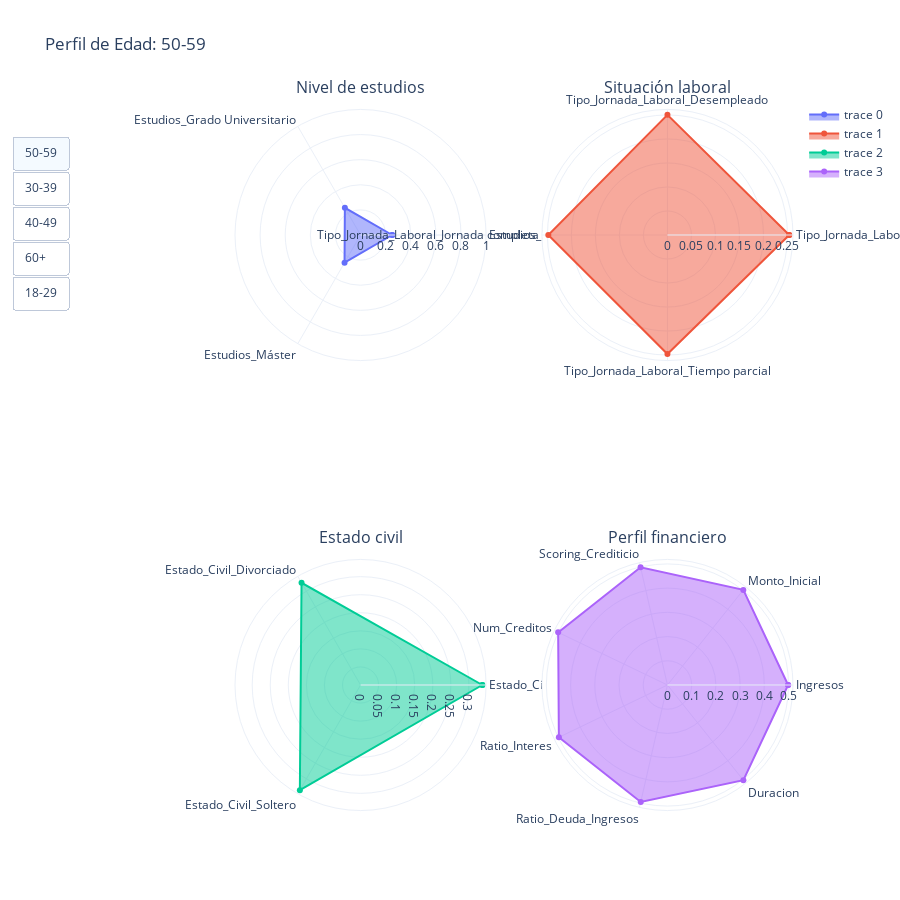

Write notebook code for a chart like this one.
### Code cell
import pandas as pd
import plotly.graph_objects as go
from plotly.subplots import make_subplots
from sklearn.preprocessing import MinMaxScaler

bins = [18, 29, 39, 49, 59, 100]
labels = ['18-29', '30-39', '40-49', '50-59', '60+']

df = df.copy()
df['Perfil_Edad'] = pd.cut(df['Edad'], bins=bins, labels=labels)

perfiles = df['Perfil_Edad'].dropna().unique()

edu_cols = [
    'Estudios_Escolar',
    'Estudios_Grado Universitario',
    'Estudios_Máster'
]

labor_cols = [
    'Tipo_Jornada_Laboral_Autónomo',
    'Tipo_Jornada_Laboral_Desempleado',
    'Tipo_Jornada_Laboral_Jornada completa',
    'Tipo_Jornada_Laboral_Tiempo parcial'
]

civil_cols = [
    'Estado_Civil_Casado',
    'Estado_Civil_Divorciado',
    'Estado_Civil_Soltero'
]

fin_cols = [
    'Ingresos',
    'Monto_Inicial',
    'Scoring_Crediticio',
    'Num_Creditos',
    'Ratio_Interes',
    'Ratio_Deuda_Ingresos',
    'Duracion'
]

scaler = MinMaxScaler()
df_scaled = df.copy()
df_scaled[fin_cols] = scaler.fit_transform(df[fin_cols])

fig = make_subplots(
    rows=2, cols=2,
    specs=[
        [{'type': 'polar'}, {'type': 'polar'}],
        [{'type': 'polar'}, {'type': 'polar'}]
    ],
    subplot_titles=[
        'Nivel de estudios',
        'Situación laboral',
        'Estado civil',
        'Perfil financiero'
    ]
)

traces_per_profile = 4

for perfil in perfiles:
    subset = df_scaled[df_scaled['Perfil_Edad'] == perfil]

    vals = subset[edu_cols].mean().values
    fig.add_trace(
        go.Scatterpolar(
            r=list(vals) + [vals[0]],
            theta=edu_cols + [edu_cols[0]],
            fill='toself',
            visible=False
        ),
        row=1, col=1
    )

    vals = subset[labor_cols].mean().values
    fig.add_trace(
        go.Scatterpolar(
            r=list(vals) + [vals[0]],
            theta=labor_cols + [labor_cols[0]],
            fill='toself',
            visible=False
        ),
        row=1, col=2
    )

    vals = subset[civil_cols].mean().values
    fig.add_trace(
        go.Scatterpolar(
            r=list(vals) + [vals[0]],
            theta=civil_cols + [civil_cols[0]],
            fill='toself',
            visible=False
        ),
        row=2, col=1
    )

    vals = subset[fin_cols].mean().values
    fig.add_trace(
        go.Scatterpolar(
            r=list(vals) + [vals[0]],
            theta=fin_cols + [fin_cols[0]],
            fill='toself',
            visible=False
        ),
        row=2, col=2
    )


for i in range(traces_per_profile):
    fig.data[i].visible = True

buttons = []
total_traces = len(fig.data)

for idx, perfil in enumerate(perfiles):
    visible = [False] * total_traces
    start = idx * traces_per_profile
    end = start + traces_per_profile

    for i in range(start, end):
        visible[i] = True

    buttons.append(
        dict(
            label=str(perfil),
            method='update',
            args=[
                {'visible': visible},
                {'title': f'Perfil de Edad: {perfil}'}
            ]
        )
    )


fig.update_layout(
    height=900,
    title=f'Perfil de Edad: {perfiles[0]}',
    polar=dict(
        radialaxis=dict(
            visible=True,
            range=[0, 1]
        )
    ),
    updatemenus=[
        dict(
            type='buttons',
            direction='down',
            x=-0.30,
            y=0.95,
            buttons=buttons,
            showactive=True
        )
    ]
)

fig.show()

### Figure 1 — Plotly figure (JSON) as saved in the notebook; plotly's stock layout.template omitted (floating-point values rounded to 4 significant figures)
{"data": [{"fill": "toself", "r": [0.2521, 0.2498, 0.255, 0.2521], "subplot": "polar", "theta": ["Estudios_Escolar", "Estudios_Grado Universitario", "Estudios_Máster", "Estudios_Escolar"], "type": "scatterpolar", "visible": true}, {"fill": "toself", "r": [0.2537, 0.2503, 0.2481, 0.2479, 0.2537], "subplot": "polar2", "theta": ["Tipo_Jornada_Laboral_Autónomo", "Tipo_Jornada_Laboral_Desempleado", "Tipo_Jornada_Laboral_Jornada completa", "Tipo_Jornada_Laboral_Tiempo parcial", "Tipo_Jornada_Laboral_Autónomo"], "type": "scatterpolar", "visible": true}, {"fill": "toself", "r": [0.3372, 0.3267, 0.3361, 0.3372], "subplot": "polar3", "theta": ["Estado_Civil_Casado", "Estado_Civil_Divorciado", "Estado_Civil_Soltero", "Estado_Civil_Casado"], "type": "scatterpolar", "visible": true}, {"fill": "toself", "r": [0.4983, 0.5025, 0.4989, 0.501, 0.4978, 0.4958, 0.503, 0.4983], "subplot": "polar4", "theta": ["Ingresos", "Monto_Inicial", "Scoring_Crediticio", "Num_Creditos", "Ratio_Interes", "Ratio_Deuda_Ingresos", "Duracion", "Ingresos"], "type": "scatterpolar", "visible": true}, {"fill": "toself", "r": [0.253, 0.2484, 0.2542, 0.253], "subplot": "polar", "theta": ["Estudios_Escolar", "Estudios_Grado Universitario", "Estudios_Máster", "Estudios_Escolar"], "type": "scatterpolar", "visible": false}, {"fill": "toself", "r": [0.2428, 0.2488, 0.2551, 0.2533, 0.2428], "subplot": "polar2", "theta": ["Tipo_Jornada_Laboral_Autónomo", "Tipo_Jornada_Laboral_Desempleado", "Tipo_Jornada_Laboral_Jornada completa", "Tipo_Jornada_Laboral_Tiempo parcial", "Tipo_Jornada_Laboral_Autónomo"], "type": "scatterpolar", "visible": false}, {"fill": "toself", "r": [0.3408, 0.3283, 0.3309, 0.3408], "subplot": "polar3", "theta": ["Estado_Civil_Casado", "Estado_Civil_Divorciado", "Estado_Civil_Soltero", "Estado_Civil_Casado"], "type": "scatterpolar", "visible": false}, {"fill": "toself", "r": [0.5046, 0.5016, 0.5026, 0.4957, 0.4997, 0.5071, 0.4959, 0.5046], "subplot": "polar4", "theta": ["Ingresos", "Monto_Inicial", "Scoring_Crediticio", "Num_Creditos", "Ratio_Interes", "Ratio_Deuda_Ingresos", "Duracion", "Ingresos"], "type": "scatterpolar", "visible": false}, {"fill": "toself", "r": [0.2617, 0.2419, 0.2426, 0.2617], "subplot": "polar", "theta": ["Estudios_Escolar", "Estudios_Grado Universitario", "Estudios_Máster", "Estudios_Escolar"], "type": "scatterpolar", "visible": false}, {"fill": "toself", "r": [0.2504, 0.2469, 0.2469, 0.2559, 0.2504], "subplot": "polar2", "theta": ["Tipo_Jornada_Laboral_Autónomo", "Tipo_Jornada_Laboral_Desempleado", "Tipo_Jornada_Laboral_Jornada completa", "Tipo_Jornada_Laboral_Tiempo parcial", "Tipo_Jornada_Laboral_Autónomo"], "type": "scatterpolar", "visible": false}, {"fill": "toself", "r": [0.3387, 0.334, 0.3274, 0.3387], "subplot": "polar3", "theta": ["Estado_Civil_Casado", "Estado_Civil_Divorciado", "Estado_Civil_Soltero", "Estado_Civil_Casado"], "type": "scatterpolar", "visible": false}, {"fill": "toself", "r": [0.4988, 0.5017, 0.5033, 0.4989, 0.5025, 0.5033, 0.5019, 0.4988], "subplot": "polar4", "theta": ["Ingresos", "Monto_Inicial", "Scoring_Crediticio", "Num_Creditos", "Ratio_Interes", "Ratio_Deuda_Ingresos", "Duracion", "Ingresos"], "type": "scatterpolar", "visible": false}, {"fill": "toself", "r": [0.2465, 0.2445, 0.2572, 0.2465], "subplot": "polar", "theta": ["Estudios_Escolar", "Estudios_Grado Universitario", "Estudios_Máster", "Estudios_Escolar"], "type": "scatterpolar", "visible": false}, {"fill": "toself", "r": [0.2519, 0.2446, 0.247, 0.2565, 0.2519], "subplot": "polar2", "theta": ["Tipo_Jornada_Laboral_Autónomo", "Tipo_Jornada_Laboral_Desempleado", "Tipo_Jornada_Laboral_Jornada completa", "Tipo_Jornada_Laboral_Tiempo parcial", "Tipo_Jornada_Laboral_Autónomo"], "type": "scatterpolar", "visible": false}, {"fill": "toself", "r": [0.3361, 0.3326, 0.3313, 0.3361], "subplot": "polar3", "theta": ["Estado_Civil_Casado", "Estado_Civil_Divorciado", "Estado_Civil_Soltero", "Estado_Civil_Casado"], "type": "scatterpolar", "visible": false}, {"fill": "toself", "r": [0.5027, 0.4971, 0.4946, 0.4977, 0.4952, 0.4997, 0.5033, 0.5027], "subplot": "polar4", "theta": ["Ingresos", "Monto_Inicial", "Scoring_Crediticio", "Num_Creditos", "Ratio_Interes", "Ratio_Deuda_Ingresos", "Duracion", "Ingresos"], "type": "scatterpolar", "visible": false}, {"fill": "toself", "r": [0.2431, 0.2513, 0.2513, 0.2431], "subplot": "polar", "theta": ["Estudios_Escolar", "Estudios_Grado Universitario", "Estudios_Máster", "Estudios_Escolar"], "type": "scatterpolar", "visible": false}, {"fill": "toself", "r": [0.251, 0.2463, 0.2505, 0.2522, 0.251], "subplot": "polar2", "theta": ["Tipo_Jornada_Laboral_Autónomo", "Tipo_Jornada_Laboral_Desempleado", "Tipo_Jornada_Laboral_Jornada completa", "Tipo_Jornada_Laboral_Tiempo parcial", "Tipo_Jornada_Laboral_Autónomo"], "type": "scatterpolar", "visible": false}, {"fill": "toself", "r": [0.3282, 0.3386, 0.3332, 0.3282], "subplot": "polar3", "theta": ["Estado_Civil_Casado", "Estado_Civil_Divorciado", "Estado_Civil_Soltero", "Estado_Civil_Casado"], "type": "scatterpolar", "visible": false}, {"fill": "toself", "r": [0.4965, 0.5045, 0.5016, 0.499, 0.4987, 0.5009, 0.4977, 0.4965], "subplot": "polar4", "theta": ["Ingresos", "Monto_Inicial", "Scoring_Crediticio", "Num_Creditos", "Ratio_Interes", "Ratio_Deuda_Ingresos", "Duracion", "Ingresos"], "type": "scatterpolar", "visible": false}], "layout": {"annotations": [{"font": {"size": 16}, "showarrow": false, "text": "Nivel de estudios", "x": 0.225, "xanchor": "center", "xref": "paper", "y": 1, "yanchor": "bottom", "yref": "paper"}, {"font": {"size": 16}, "showarrow": false, "text": "Situación laboral", "x": 0.775, "xanchor": "center", "xref": "paper", "y": 1, "yanchor": "bottom", "yref": "paper"}, {"font": {"size": 16}, "showarrow": false, "text": "Estado civil", "x": 0.225, "xanchor": "center", "xref": "paper", "y": 0.375, "yanchor": "bottom", "yref": "paper"}, {"font": {"size": 16}, "showarrow": false, "text": "Perfil financiero", "x": 0.775, "xanchor": "center", "xref": "paper", "y": 0.375, "yanchor": "bottom", "yref": "paper"}], "height": 900, "polar": {"domain": {"x": [0, 0.45], "y": [0.625, 1]}, "radialaxis": {"range": [0, 1], "visible": true}}, "polar2": {"domain": {"x": [0.55, 1], "y": [0.625, 1]}}, "polar3": {"domain": {"x": [0, 0.45], "y": [0, 0.375]}}, "polar4": {"domain": {"x": [0.55, 1], "y": [0, 0.375]}}, "title": {"text": "Perfil de Edad: 50-59"}, "updatemenus": [{"buttons": [{"args": [{"visible": [true, true, true, true, false, false, false, false, false, false, false, false, false, false, false, false, false, false, false, false]}, {"title": "Perfil de Edad: 50-59"}], "label": "50-59", "method": "update"}, {"args": [{"visible": [false, false, false, false, true, true, true, true, false, false, false, false, false, false, false, false, false, false, false, false]}, {"title": "Perfil de Edad: 30-39"}], "label": "30-39", "method": "update"}, {"args": [{"visible": [false, false, false, false, false, false, false, false, true, true, true, true, false, false, false, false, false, false, false, false]}, {"title": "Perfil de Edad: 40-49"}], "label": "40-49", "method": "update"}, {"args": [{"visible": [false, false, false, false, false, false, false, false, false, false, false, false, true, true, true, true, false, false, false, false]}, {"title": "Perfil de Edad: 60+"}], "label": "60+", "method": "update"}, {"args": [{"visible": [false, false, false, false, false, false, false, false, false, false, false, false, false, false, false, false, true, true, true, true]}, {"title": "Perfil de Edad: 18-29"}], "label": "18-29", "method": "update"}], "direction": "down", "showactive": true, "type": "buttons", "x": -0.3, "y": 0.95}]}}
